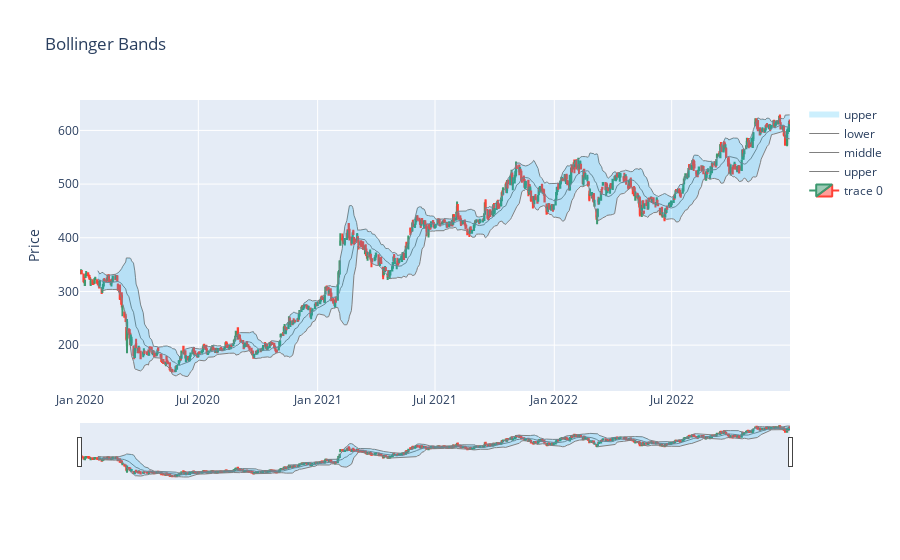

Notebook source saved alongside this figure:
### Code cell
# add the bollinger bands to the graph
fig = go.Figure(data=[go.Candlestick(x=df['Date'], open=df['Open'], high=df['High'], low=df['Low'], close=df['Close'])])
fig.add_trace(go.Scatter(x=df['Date'], y=upper, mode='lines', name='upper', line=dict(color='gray', width=1)))
fig.add_trace(go.Scatter(x=df['Date'], y=middle, mode='lines', name='middle', line=dict(color='gray', width=1)))
fig.add_trace(go.Scatter(x=df['Date'], y=lower, mode='lines', name='lower', line=dict(color='gray', width=1)))

# color the area between the bollinger bands
fig.add_trace(go.Scatter(x=df['Date'], y=upper, fill='tonexty', mode='none', name='upper', fillcolor='rgba(0,176,246,0.2)'))

# add title and axis labels
fig.update_layout(title='Bollinger Bands', yaxis_title='Price')

fig

### Figure 1 — Plotly figure (JSON) as saved in the notebook; plotly's stock layout.template omitted (floating-point values rounded to 4 significant figures; data arrays with more than 128 entries replaced by an {"elided": "..."} marker saying what was removed)
{"data": [{"close": {"elided": "747 float values"}, "high": {"elided": "747 float values"}, "low": {"elided": "747 float values"}, "open": {"elided": "747 float values"}, "type": "candlestick", "x": {"elided": "747 str values"}}, {"line": {"color": "gray", "width": 1}, "mode": "lines", "name": "upper", "type": "scatter", "x": {"elided": "747 str values"}, "y": {"elided": "747 float values"}}, {"line": {"color": "gray", "width": 1}, "mode": "lines", "name": "middle", "type": "scatter", "x": {"elided": "747 str values"}, "y": {"elided": "747 float values"}}, {"line": {"color": "gray", "width": 1}, "mode": "lines", "name": "lower", "type": "scatter", "x": {"elided": "747 str values"}, "y": {"elided": "747 float values"}}, {"fill": "tonexty", "fillcolor": "rgba(0,176,246,0.2)", "mode": "none", "name": "upper", "type": "scatter", "x": {"elided": "747 str values"}, "y": {"elided": "747 float values"}}], "layout": {"title": {"text": "Bollinger Bands"}, "yaxis": {"title": {"text": "Price"}}}}
